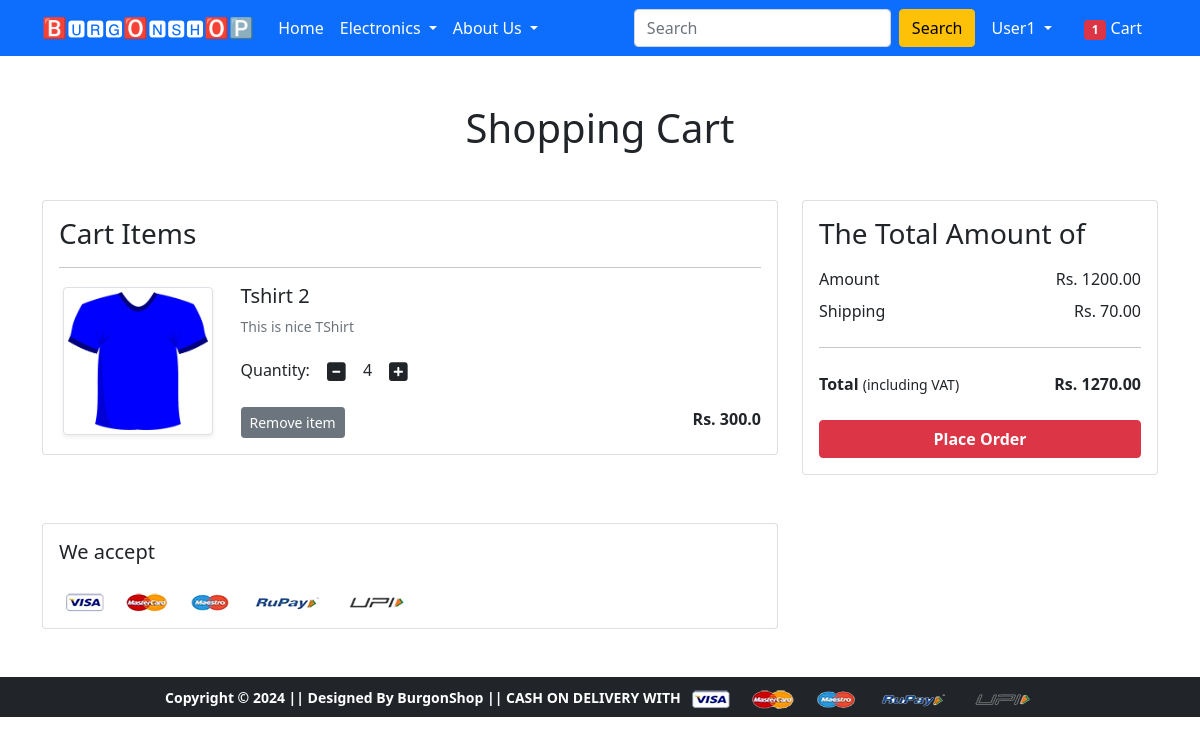
The page /cart/ (signed in) on the database its author committed.
### app/models.py (models this page shows, shortened)
class Cart(models.Model):
 user = models.ForeignKey(User, on_delete=models.CASCADE)
 product = models.ForeignKey(Product, on_delete=models.CASCADE)
 quantity = models.PositiveIntegerField(default=1)
 def __str__(self):
  return str(self.id)

class Product(models.Model):
 title = models.CharField(max_length=100)
 selling_price = models.FloatField()
 discounted_price = models.FloatField()
 description = models.TextField()
 brand = models.CharField(max_length=100)
 category = models.CharField( choices=CATEGORY_CHOICES, max_length=2)
 product_image = models.ImageField(upload_to='productimg')

### app/views.py (the view)
# urls.py: path('cart/', views.show_cart, name='showcart'),
@login_required
def show_cart(request):
	totalitem = 0
	if request.user.is_authenticated:
		totalitem = len(Cart.objects.filter(user=request.user))
		user = request.user
		cart = Cart.objects.filter(user=user)
		amount = 0.0
		shipping_amount = 70.0
		totalamount=0.0
		cart_product = [p for p in Cart.objects.all() if p.user == request.user]
		print(cart_product)
		if cart_product:
			for p in cart_product:
				tempamount = (p.quantity * p.product.discounted_price)
				amount += tempamount
				totalamount = amount+shipping_amount
			return render(request, 'app/addtocart.html', {'carts':cart, 'amount':amount, 'totalamount':totalamount, 'totalitem':totalitem})
		else:
			return render(request, 'app/emptycart.html', {'totalitem':totalitem})
	else:
		return render(request, 'app/emptycart.html', {'totalitem':totalitem})

### app/templates/app/addtocart.html (shortened to what this page needs)
{% extends 'app/base.html' %}
{% load static %}
{% block main-content %}
<div class="container my-5">
 <div class="row">
  <h1 class="text-center mb-5">Shopping Cart</h1>
  <div class="col-sm-8">
  <div class="card">
   <div class="card-body">
    <h3>Cart Items</h3>
    {% for cart in carts %}
    <hr>
    <div class="row">
     <div class="col-sm-3 text-center align-self-center"><img src="{{cart.product.product_image.url}}" alt="" srcset="" class="img-fluid img-thumbnail shadow-sm" height="150" width="150"> </div>
     <div class="col-sm-9">
      <div>
       <h5>{{cart.product.title}}</h5>
       <p class="mb-2 text-muted small">{{cart.product.description}}</p>
       <div class="my-3">
        <label for="quantity">Quantity:</label>
        <a class="minus-cart btn" pid="{{cart.product.id}}"><i class="fas fa-minus-square fa-lg"></i></a>
          <span id="quantity">{{cart.quantity}}</span>
        <a class="plus-cart btn" pid="{{cart.product.id}}"><i class="fas fa-plus-square fa-lg"></i></a>
       </div>
       <div class="d-flex justify-content-between">
        <a class="btn btn-sm btn-secondary mr-3 remove-cart" pid={{cart.product.id}}>Remove item </a>
        <p class="mb-0"><span><strong>Rs. {{cart.product.discounted_price}}</strong></span></p>
       </div>
      </div>
     </div>
    </div>
    {% endfor %}
   </div>
   </div>
  </div>
  <div class="col-sm-4">
   <div class="card">
    <div class="card-body">
      <h3>The Total Amount of</h3>
      <ul class="list-group">
       <li class="list-group-item d-flex justify-content-between align-items-center border-0 px-0 pb-0">Amount<span>Rs. <span id="amount">{{amount|floatformat:2}}</span> </span></li>
       <li class="list-group-item d-flex justify-content-between align-items-center border-0 px-0">Shipping<span>Rs. 70.00</span></li>
       <hr>
       <li class="list-group-item d-flex justify-content-between align-items-center border-0 px-0 mb-3">
        <div>
           <strong>Total</strong> <small>(including VAT)</small>
         </div>
         <span><strong>Rs. </strong><strong id="totalamount"> {{totalamount|floatformat:2}}</strong></span>
       </li>
      </ul>
      <div class="d-grid"><a href="{% url 'checkout' %}" class="btn btn-danger fw-bold">Place Order</a></div>
    </div>
   </div>
  </div>
 </div>
</div>
<div class="container">
 <div class="row">
  <div class="col-sm-8">
   <div class="card">
    <div class="card-body">
      <h5 class="mb-4">We accept</h5>
      <img src="{% static 'app/images/payment.png' %}" alt="" class="img-fluid">
    </div>
  </div>
  </div>
 </div>
</div>
{% endblock main-content %}

### app/templates/app/base.html (shortened to what this page needs)
<!Doctype html>
{% load static %}
<html lang="en">
  <head>
    <link href="https://cdn.jsdelivr.net/npm/bootstrap@5.0.0-beta1/dist/css/bootstrap.min.css" rel="stylesheet">
    <link rel="stylesheet" href="{% static 'app/css/owl.carousel.min.css' %}">
    <link rel="stylesheet" href="{% static 'app/css/all.min.css' %}">
    <link rel="stylesheet" href="{% static 'app/css/style.css' %}">
  </head>
  <body>
    <nav class="navbar navbar-expand-lg navbar-dark bg-primary">
     <div class="container">
       <a class="navbar-brand" href="/">🅱🆄🆁🅶🅾🅽🆂🅷🅾🅿</a>
       <div class="collapse navbar-collapse" id="navbarSupportedContent">
         <ul class="navbar-nav me-auto mb-2 mb-lg-0">
           <li class="nav-item">
             <a class="nav-link active" aria-current="page" href="/">Home</a>
           </li>
           <li class="nav-item dropdown">
             <a class="nav-link dropdown-toggle text-white" href="#" id="electronicsDropdown" role="button" data-bs-toggle="dropdown" aria-expanded="false">
               Electronics
             </a>
           </li>
           <li class="nav-item dropdown">
             <a class="nav-link dropdown-toggle text-white" href="#" id="fashionDropdown" role="button" data-bs-toggle="dropdown" aria-expanded="false">
               About Us
             </a>
           </li>
         </ul>
         <form class="d-flex">
           <input class="form-control me-2" type="search" placeholder="Search" aria-label="Search">
           <button class="btn btn-warning" type="submit">Search</button>
         </form>
         <div>
          <ul class="navbar-nav me-auto mb-2 mb-lg-0">
          {% if request.user.is_authenticated %}
           <li class="nav-item dropdown mx-2">
              <a class="nav-link dropdown-toggle text-white" href="#" id="profileDropdown" role="button" data-bs-toggle="dropdown" aria-expanded="false">
                {{request.user.username|capfirst}}
              </a>
            </li>
            <li class="nav-item mx-2">
              <a href="{% url 'showcart' %}" class="nav-link text-white"><span class="badge bg-danger">{{totalitem}}</span> Cart </a>
            </li>
            {% endif %}
          </ul>
         </div>
       </div>
     </div>
    </nav>
    {% block main-content %} {% endblock main-content %}
    <footer class="container-fluid bg-dark text-center p-2 mt-5">
      <b><small class="text-white">Copyright &copy; 2024 || Designed By BurgonShop ||   CASH ON DELIVERY WITH</small></b>
        <img src="{% static 'app/images/payment.png' %}" alt="" srcset="" class="img-fluid" height="2px">
    </footer>
  </body>
</html>

### rows shown on the page
Cart: product.product_image (picture), product "Tshirt 2", product.description "This is nice TShirt", quantity "4", product.discounted_price "300.0"

### other values the page prints
{{ request.user.username|capfirst }} "User1"
{{ totalitem }} "1"
{{ amount|floatformat:2 }} "1200.00"
{{ totalamount|floatformat:2 }} "1270.00"
